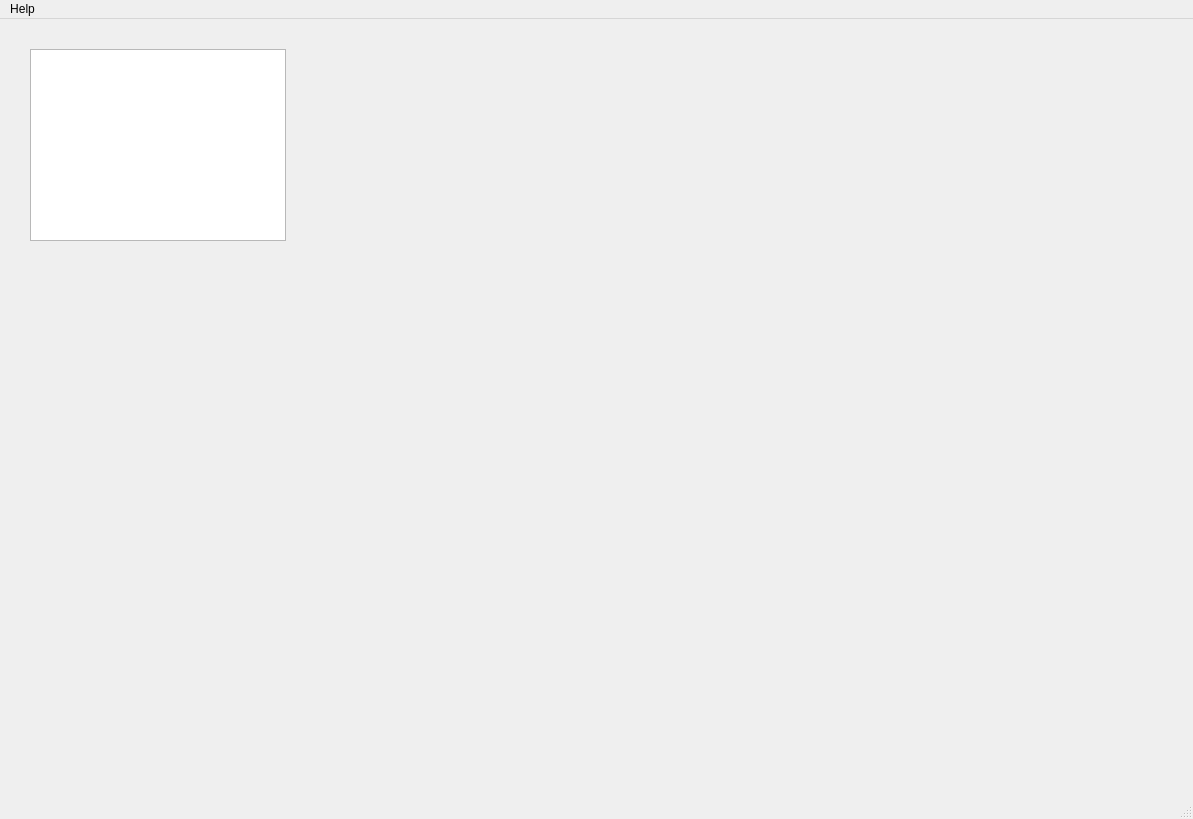
<?xml version="1.0" encoding="UTF-8"?>
<ui version="4.0">
 <class>MainWindow</class>
 <widget class="QMainWindow" name="MainWindow">
  <property name="geometry">
   <rect>
    <x>0</x>
    <y>0</y>
    <width>1193</width>
    <height>819</height>
   </rect>
  </property>
  <property name="windowTitle">
   <string>Boan</string>
  </property>
  <widget class="QWidget" name="centralWidget">
   <widget class="QTreeView" name="treeView">
    <property name="geometry">
     <rect>
      <x>30</x>
      <y>30</y>
      <width>256</width>
      <height>192</height>
     </rect>
    </property>
   </widget>
  </widget>
  <widget class="QStatusBar" name="statusBar"/>
  <widget class="QMenuBar" name="menuBar">
   <property name="geometry">
    <rect>
     <x>0</x>
     <y>0</y>
     <width>1193</width>
     <height>19</height>
    </rect>
   </property>
   <widget class="QMenu" name="menuHelp">
    <property name="title">
     <string>Help</string>
    </property>
    <addaction name="actionAbout"/>
   </widget>
   <addaction name="menuHelp"/>
  </widget>
  <action name="actionAbout">
   <property name="text">
    <string>About</string>
   </property>
  </action>
 </widget>
 <layoutdefault spacing="6" margin="11"/>
 <resources/>
 <connections/>
</ui>
